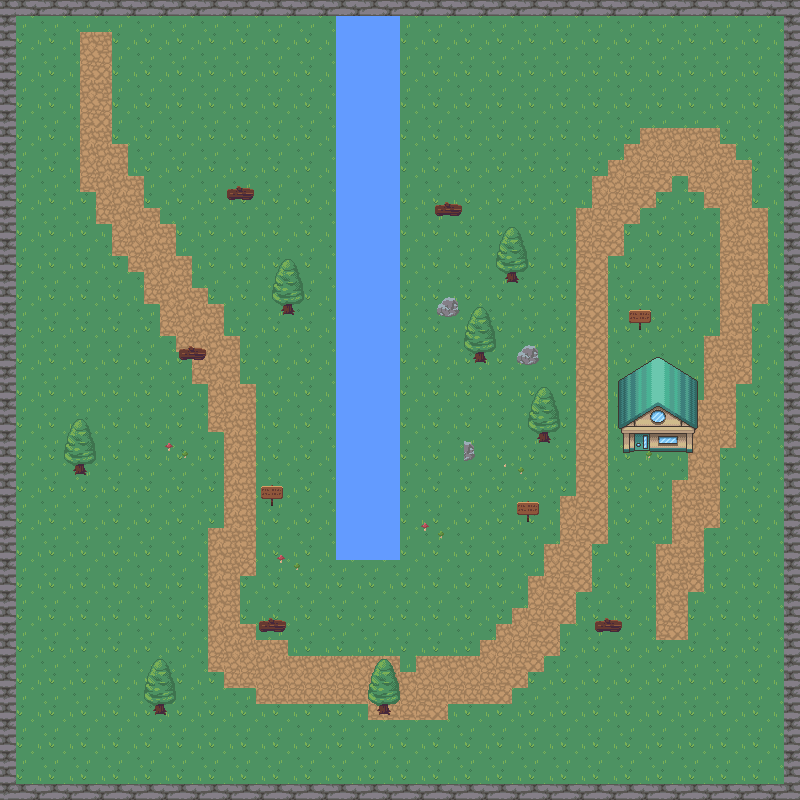

A level layout from a 2D game, rendered from its tile map. Below: a short description, then the map file with tile-grid data replaced by summaries:
An orthogonal 50x50 tile map with 16x16 px tiles, 6 tile layers (Background, Walls, Water, Path, ...), 2 tilesets and 19 objects (10x collision, player, enter_house, enter_house_exit, paul_path1, ...).

<map version="1.8" tiledversion="1.8.2" orientation="orthogonal" renderorder="right-down" width="50" height="50" tilewidth="16" tileheight="16" infinite="0" nextlayerid="13" nextobjectid="51">
 <tileset firstgid="1" source="nature.tsx" />
 <tileset firstgid="721" source="house.tsx" />
 <layer id="1" name="Background" width="50" height="50">
  <data>[2500 cells, 2500 non-empty, 4 distinct tile ids]</data>
 </layer>
 <layer id="4" name="Walls" width="50" height="50">
  <data>[2500 cells, 196 non-empty, 3 distinct tile ids]</data>
 </layer>
 <layer id="5" name="Water" width="50" height="50">
  <data>[2500 cells, 136 non-empty, 4 distinct tile ids]</data>
 </layer>
 <layer id="6" name="Path" width="50" height="50">
  <data>[2500 cells, 356 non-empty, 6 distinct tile ids]</data>
 </layer>
 <objectgroup id="8" name="objects">
  <object id="3" name="player" x="432.65" y="386.383">
   <point />
  </object>
  <object id="4" type="collision" x="6.25447" y="4.16965" width="788.063" height="8.33929" />
  <object id="5" type="collision" x="788.063" y="20.8482" width="6.25447" height="773.47" />
  <object id="6" type="collision" x="0" y="788.063" width="779.724" height="4.16965" />
  <object id="7" type="collision" x="6.25447" y="14.5938" width="2.08482" height="763.045" />
  <object id="9" name="collision" type="collision" x="337.911" y="14.5938" width="60.7025" height="544.382" />
  <object id="26" type="collision" x="472" y="346.667" width="16.6667" height="19.3333" />
  <object id="27" type="collision" x="450.667" y="440" width="26" height="22.6667" />
  <object id="28" type="collision" x="436.667" y="296" width="24.6667" height="21.3333" />
  <object id="29" name="collision" x="517.333" y="510" width="22" height="14" />
  <object id="33" type="collision" x="623" y="400" width="73" height="47" />
  <object id="36" name="enter_house" x="634" y="430" width="14" height="22" />
  <object id="44" name="enter_house_exit" x="640.661" y="494.035">
   <point />
  </object>
  <object id="45" x="477.972" y="368.531">
   <point />
  </object>
  <object id="46" x="789.161" y="333.916">
   <point />
  </object>
 </objectgroup>
 <objectgroup id="12" name="NPCPaths">
  <object id="47" name="paul_path1" x="576" y="496.5" width="16" height="15.5" />
  <object id="48" name="paul_path2" x="576.5" y="577" width="14.5" height="14.5" />
  <object id="49" name="paul_path3" x="528" y="576" width="16" height="16" />
  <object id="50" name="paul_path4" x="528" y="656.5" width="15.5" height="15.5" />
 </objectgroup>
 <layer id="9" name="decorations" width="50" height="50">
  <data>[2500 cells, 123 non-empty, 25 distinct tile ids]</data>
 </layer>
 <layer id="10" name="maisons" width="50" height="50">
  <data>[2500 cells, 42 non-empty, 42 distinct tile ids]</data>
 </layer>
</map>
